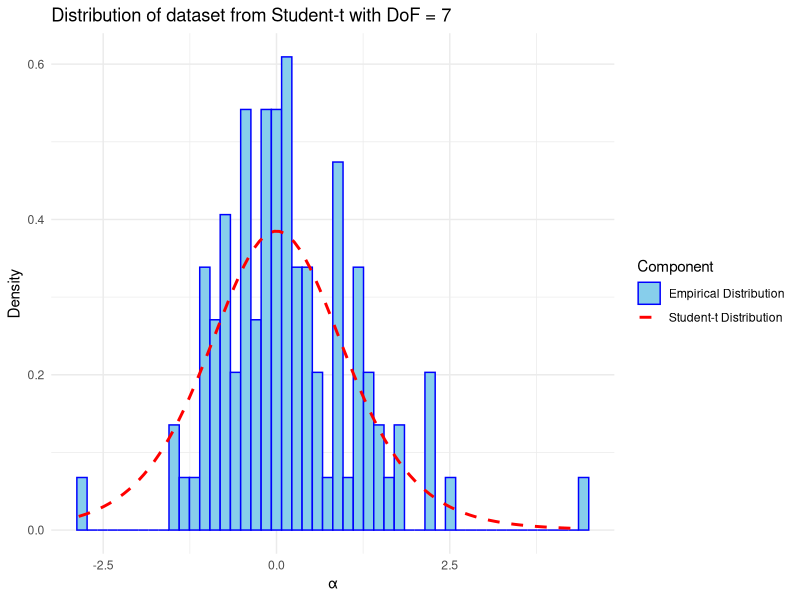

R code for this plot:
## ---- chunk 1
# Load required packages
library(openxlsx)   # Excel file handling
library(ggplot2)    # Data visualization

raw <- read.xlsx('Assignment3Dataset.xlsx', colNames = FALSE)[[1]]
dof <- 7

distributionPlot <- function (input_x, input_title, input_path){
  plot_df <- data.frame(x = seq_along(input_x), y = input_x)
  
  ggplot(plot_df, aes(x = y)) +
    geom_histogram(aes(y = after_stat(density), 
                       color = 'Empirical Distribution'),
                   bins = 50, fill = 'skyblue') +
    stat_function(fun = dt,
                  args = list(df=dof),
                  aes(color = 'Student-t Distribution')
                  , linewidth = 1, linetype = 'dashed') +
    labs(title = input_title,
       x = 'α', y = 'Density') +
    theme_minimal() +
    scale_color_manual(name   = 'Component',
                       values = c('Empirical Distribution' = 'blue',
                                  'Student-t Distribution' = 'red'))
  ggsave(input_path, width = 10, height = 5, dpi = 300)
}

distributionPlot(raw, 'Distribution of dataset from Student-t with DoF = 7', 'figures/a_hist.png')
## ---- chunk 2
numberOfSimulations <- 10000

likelihood_studentt <- function(input_dof, input_y){
  sampleMean <- mean(input_y)
  sampleVariance <- var(input_y)
  n <- length(input_y)
  
  if(input_dof > 342) {
    firstPart <- (exp(lgamma((input_dof+1)/2) - lgamma((input_dof)/2)) / sqrt((input_dof-2) * pi))^n
  } else {
    firstPart <- (gamma((input_dof+1)/2) /
                    (gamma((input_dof)/2)*sqrt((input_dof-2) * pi)))^n
  }
  secondPart <- 1 / ((sampleVariance)^(n/2))
  thirdPart <- prod(sapply(1:n, function(j) {
    (1+((input_y[j] - sampleMean)^2 / 
          (input_dof-2)*sampleVariance))^(-(input_dof+1)/2)
    }))
  
  result <- firstPart * secondPart * thirdPart
  
  return(result)
}

likelihood_GED <- function(input_beta, input_y){
  sampleMean <- mean(input_y)
  sampleVariance <- var(input_y)
  n <- length(input_y)
  
  firstPart <- ((input_beta * (gamma(3/input_beta))^(1/2)) / 
                  (2 * sqrt(sampleVariance) * (gamma(1/input_beta)^(3/2))))^n
  secondPart <- exp(-sum(sapply(1:n, function(j) {
    ((abs(input_y[j] - sampleMean)) / (sqrt(sampleVariance) * sqrt(gamma(1/input_beta)/gamma(3/input_beta))))^input_beta
    })))
  
  result <- firstPart * secondPart
  
  return(result)
}

importanceSampling <- function (input_model, input_lowerBound, input_upperBound){
  dof <- numeric(numberOfSimulations)
  likelihood <- numeric(numberOfSimulations)
  
  for (i in 1:numberOfSimulations) {
    u <- runif(1, min = 0, max = 1)
    this_draw <- input_lowerBound + u*(input_upperBound-input_lowerBound)
    
    if(input_model == 'Student-t'){
      likelihood[i] <- likelihood_studentt(this_draw, raw)
    }else if(input_model == 'GED'){
      likelihood[i] <- likelihood_GED(this_draw, raw)
    }
  }
  
  marginalLikelihood <- mean(likelihood)
  
  return (marginalLikelihood)
}

b_marginalLikelihood_studentt <- importanceSampling(
                                  input_model = 'Student-t',
                                  input_lowerBound = 4.1,
                                  input_upperBound = 50)
b_marginalLikelihood_GED <- importanceSampling(
                                  input_model = 'GED',
                                  input_lowerBound = 0.38,
                                  input_upperBound = 1.88)

compute_modelProbabilities <- function(input_mL_studentt, input_mL_GED){
  bayesFactor <- input_mL_studentt / input_mL_GED

  posteriorOddsRatio <- bayesFactor

  posteriorProbability_studentt <- (input_mL_studentt) / (input_mL_studentt+input_mL_GED)

  posteriorProbability_GED <- (input_mL_GED) / (input_mL_studentt+input_mL_GED)

  return(list(bayesFactor = bayesFactor,
              posteriorOddsRatio = posteriorOddsRatio,
              posteriorProbability_studentt = posteriorProbability_studentt,
              posteriorProbability_GED = posteriorProbability_GED))
}

b_result <- compute_modelProbabilities(b_marginalLikelihood_studentt, b_marginalLikelihood_GED)

print(paste('marginalLikelihood_studentt:',b_marginalLikelihood_studentt))
print(paste('marginalLikelihood_GED:',b_marginalLikelihood_GED))
print(paste('bayesFactor:',b_result$bayesFactor))
print(paste('posteriorOddsRatio:',b_result$posteriorOddsRatio))
print(paste('posteriorProbability_studentt:',b_result$posteriorProbability_studentt))
print(paste('posteriorProbability_GED:',b_result$posteriorProbability_GED))
## ---- chunk 3
# Kurtosis of GED with shape parameter beta
GED_kurtosis <- function(beta) {
  num <- gamma(5 / beta) * gamma(1 / beta)
  den <- gamma(3 / beta)^2
  num / den  # this is the *raw* kurtosis (not excess)
}

# Map Student-t degrees of freedom -> equivalent GED beta
beta_from_df <- function(input_dof, interval = c(0.2, 5)) {
  # Target kurtosis of Student-t
  target_K <- 3 + 6 / (input_dof - 4)
  
  # Root function: difference between GED and Student-t kurtosis
  f <- function(beta) GED_kurtosis(beta) - target_K
  
  # Solve f(beta) = 0 on the chosen interval
  uniroot(f, interval = interval)$root
}

new_upperBound_GED <- beta_from_df(1000)

c_marginalLikelihood_studentt <- importanceSampling(
                                  input_model = 'Student-t',
                                  input_lowerBound = 4.1,
                                  input_upperBound = 1000)
c_marginalLikelihood_GED <- importanceSampling(
                                  input_model = 'GED',
                                  input_lowerBound = 0.38,
                                  input_upperBound = new_upperBound_GED)

c_result <- compute_modelProbabilities(c_marginalLikelihood_studentt, c_marginalLikelihood_GED)

print(paste('marginalLikelihood_studentt:',c_marginalLikelihood_studentt))
print(paste('marginalLikelihood_GED:',c_marginalLikelihood_GED))
print(paste('bayesFactor:',c_result$bayesFactor))
print(paste('posteriorOddsRatio:',c_result$posteriorOddsRatio))
print(paste('posteriorProbability_studentt:',c_result$posteriorProbability_studentt))
print(paste('posteriorProbability_GED:',c_result$posteriorProbability_GED))

## ---- chunk 4
print(paste('marginalLikelihood_studentt:',b_marginalLikelihood_studentt))
print(paste('marginalLikelihood_GED:',b_marginalLikelihood_GED))


priorProbability_studentt <- 0.1
priorProbability_GED <- 0.9
priorOddsRatio <- priorProbability_studentt/priorProbability_GED
d_bayesFactor <- b_marginalLikelihood_studentt / b_marginalLikelihood_GED
d_posteriorOddsRatio <- priorOddsRatio * d_bayesFactor
sum_probability <- priorProbability_studentt * b_marginalLikelihood_studentt + priorProbability_GED * b_marginalLikelihood_GED
d_posteriorProbability_studentt <- b_marginalLikelihood_studentt * priorProbability_studentt / sum_probability
d_posteriorProbability_GED <- b_marginalLikelihood_GED * priorProbability_GED / sum_probability


print(paste('bayesFactor:',d_bayesFactor))
print(paste('posteriorOddsRatio:',d_posteriorOddsRatio))
print(paste('posteriorProbability_studentt:',d_posteriorProbability_studentt))
print(paste('posteriorProbability_GED:',d_posteriorProbability_GED))
